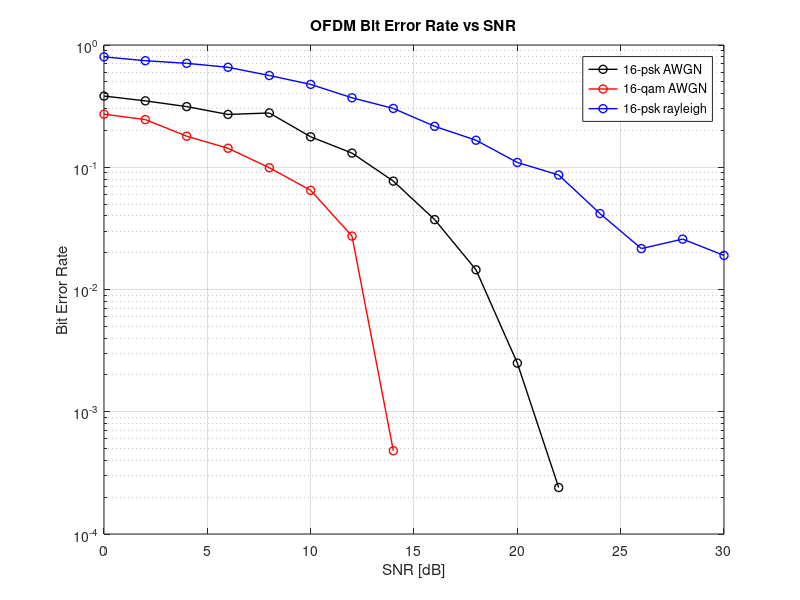

Reproduce this figure in MATLAB.
a=0:2:30
b=[0.382339 0.3492 0.3135 0.2705 0.27796 0.1775 0.1306 0.077 0.0373 0.0145 0.0025 0.00024 0 0 0 0]
c=[0.271728 0.24536 0.17944 0.143 0.0991210975 0.0647 0.02734 0.00048 0 0 0 0 0 0 0 0]
d=[0.8 0.744 0.7082 0.6573 0.563 0.476 0.37 0.30266 0.2161458 0.16634 0.1094 0.08646 0.0418 0.02161 0.02584 0.019]
semilogy(a,b,'-ok ','linewidth',1);grid;hold on
semilogy(a,c,'-or','linewidth',1);grid;hold on 
semilogy(a,d,'-ob','linewidth',1);grid;hold off
title('OFDM Bit Error Rate vs SNR');
ylabel('Bit Error Rate');
xlabel('SNR [dB]');
legend('16-psk AWGN','16-qam AWGN','16-psk rayleigh')

